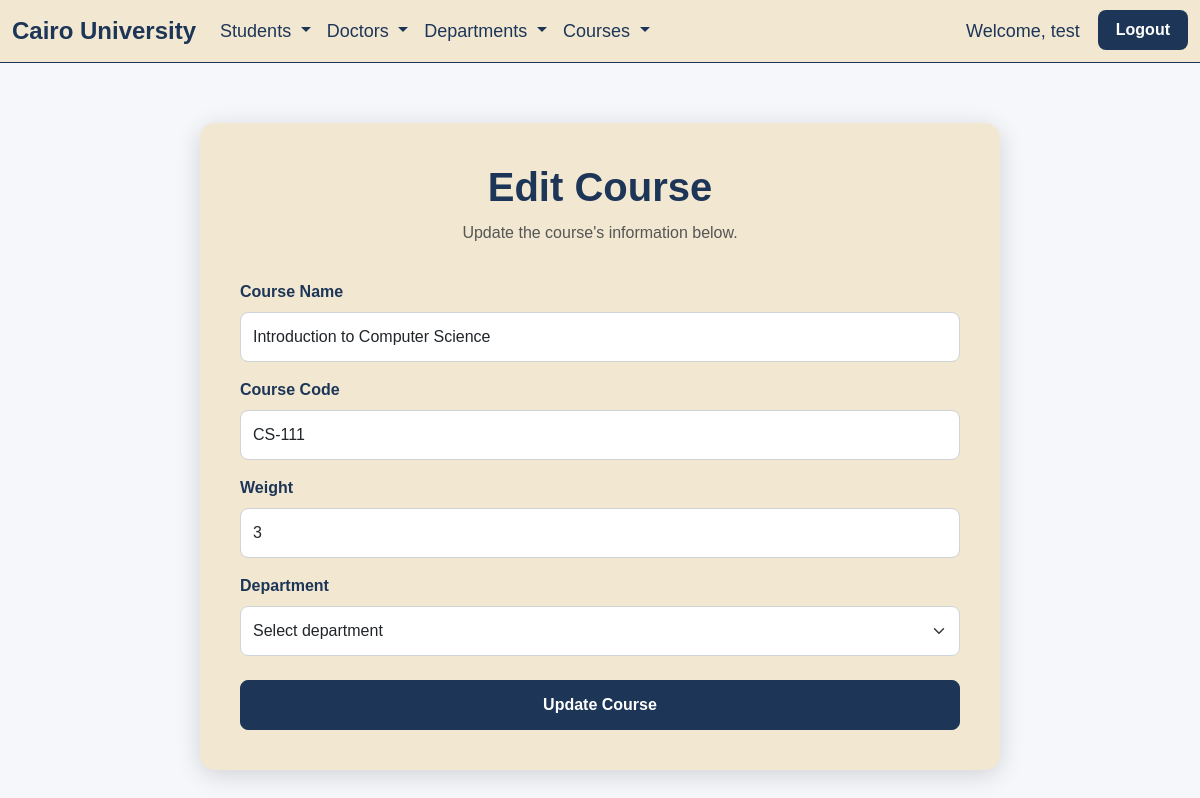
The page /pages/edit-courses.php?id=1 (signed in) on the database its author committed.
### tables this page shows
CREATE TABLE `courses` (
  `course_id` int(11) NOT NULL,
  `course_name` varchar(100) NOT NULL,
  `weight` int(11) DEFAULT NULL,
  `department_id` int(11) DEFAULT NULL,
  `course_code` varchar(7) DEFAULT NULL
);

### pages/edit-courses.php (the view, shortened to what this page needs)
<?php
include("../config/database.php");
$course_id = $_GET['id'];
$sql = "SELECT * FROM courses WHERE course_id = $course_id";
$result = mysqli_query($connection, $sql);
$course = mysqli_fetch_assoc($result);
?>
<!DOCTYPE html>
<html lang="en">
<head>
    <link
        href="https://cdn.jsdelivr.net/npm/bootstrap@5.3.8/dist/css/bootstrap.min.css"
        rel="stylesheet">
    <link rel="stylesheet" href="../css/style.css">
</head>
<body>
    <?php include('../includes/navbar.php'); ?>
    <section class="add-section">
        <div class="container">
            <div class="add-form">
                <h1 class="form-title">
                    Edit Course
                </h1>
                <p class="form-description">
                    Update the course's information below.
                </p>
                <form action="" method="POST">
                    <div class="mb-3">
                        <label
                            for="course_name"
                            class="form-label">
                            Course Name
                        </label>
                        <input
                            type="text"
                            class="form-control"
                            id="course_name"
                            name="course_name"
                            value="<?php echo $course['course_name']; ?>"
                            required>
                    </div>
                    <div class="mb-3">
                        <label
                            for="course_code"
                            class="form-label">
                            Course Code
                        </label>
                        <input
                            type="text"
                            class="form-control"
                            id="course_code"
                            name="course_code"
                            value="<?php echo $course['course_code']; ?>"
                            required>
                    </div>
                    <div class="mb-3">
                        <label
                            for="weight"
                            class="form-label">
                            Weight
                        </label>
                        <input
                            type="number"
                            class="form-control"
                            id="weight"
                            name="weight"
                            value="<?php echo $course['weight']; ?>"
                            required>
                    </div>
                    <div class="mb-4">
                        <label
                            for="department_id"
                            class="form-label">
                            Department
                        </label>
                        <select
                            class="form-select"
                            id="department_id"
                            name="department_id"
                            required>
                            <option
                                value=""
                                selected
                                disabled>
                                Select department
                            </option>
                        </select>
                    </div>
                    <button
                        type="submit"
                        class="btn btn-primary w-100">
                        Update Course
                    </button>
                </form>
            </div>
        </div>
    </section>
</body>
</html>

### css/style.css (style rules this page uses)
body { margin: 0; font-family: Arial, sans-serif; }
.add-section { background-color: #f5f7fa; min-height: 85vh; padding: 60px 20px; }
.add-form { width: 800px; max-width: 100%; margin: 0 auto; padding: 40px; background-color: #F2E8D2; border-radius: 15px; box-shadow: 0 5px 25px rgba(0, 0, 0, 0.15); }
.form-title { color: #1D3557; text-align: center; font-size: 40px; font-weight: bold; margin-bottom: 10px; }
.form-description { color: #555; text-align: center; margin-bottom: 35px; }
.form-label { color: #1D3557; font-weight: bold; }
.add-form .form-control, .add-form .form-select { padding: 12px; border-radius: 8px; border: 1px solid #ced4da; }
.add-form .btn-primary { background-color: #1D3557; border-color: #1D3557; padding: 12px; font-weight: bold; border-radius: 8px; }

### rows shown on the page
courses: course_name "Introduction to Computer Science", course_code "CS-111", weight "3"

### other values the page prints
$_SESSION['username'] "test"
